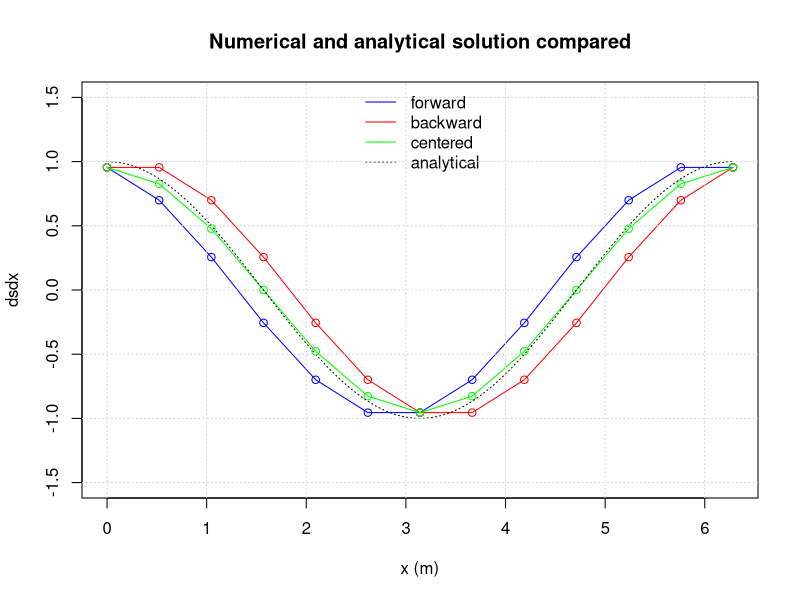
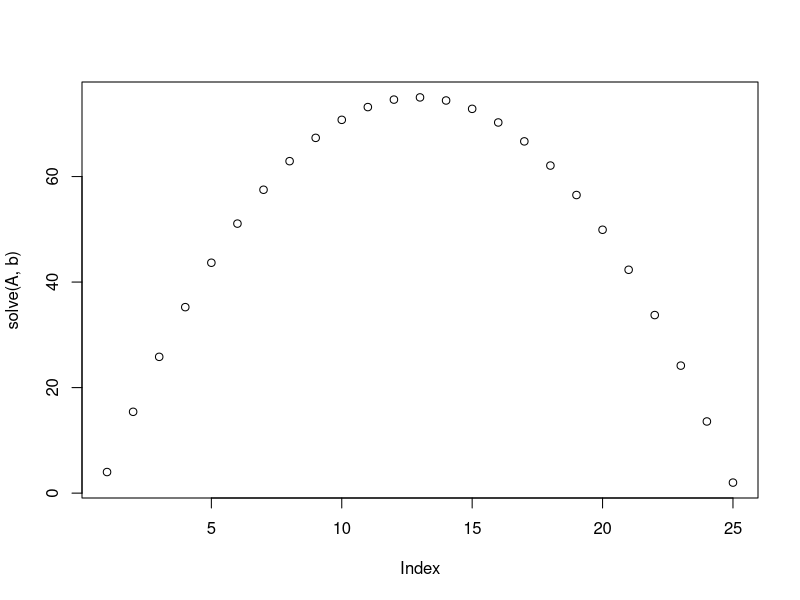
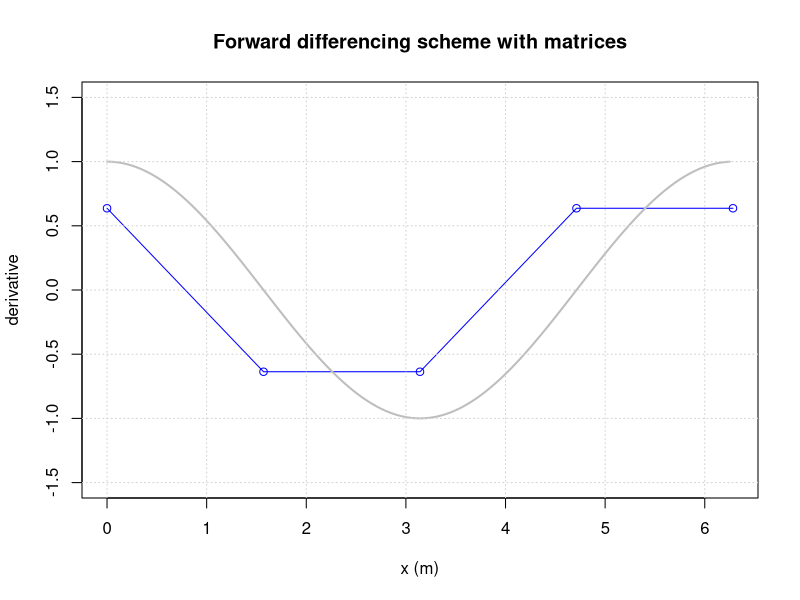
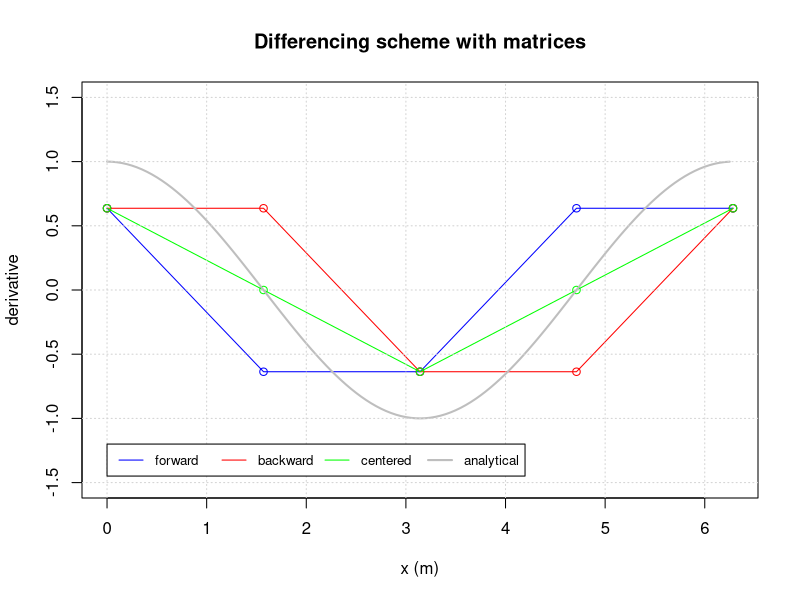
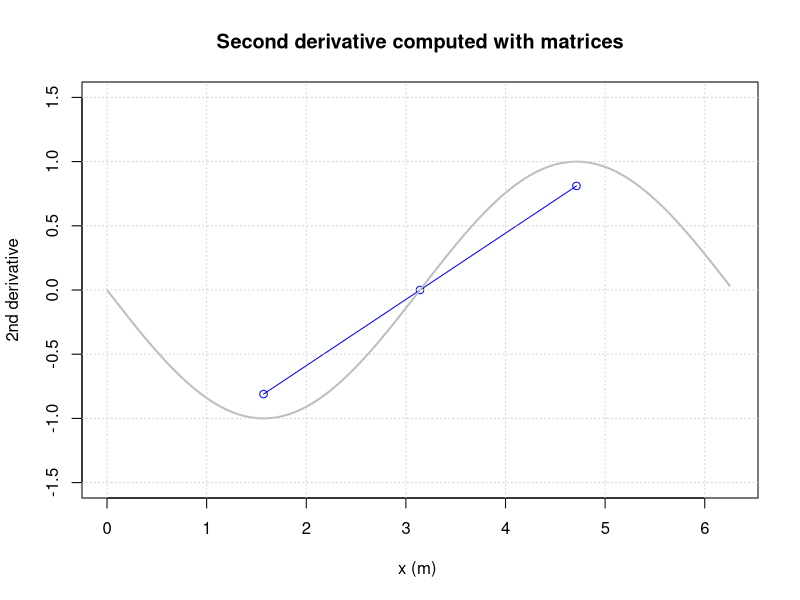
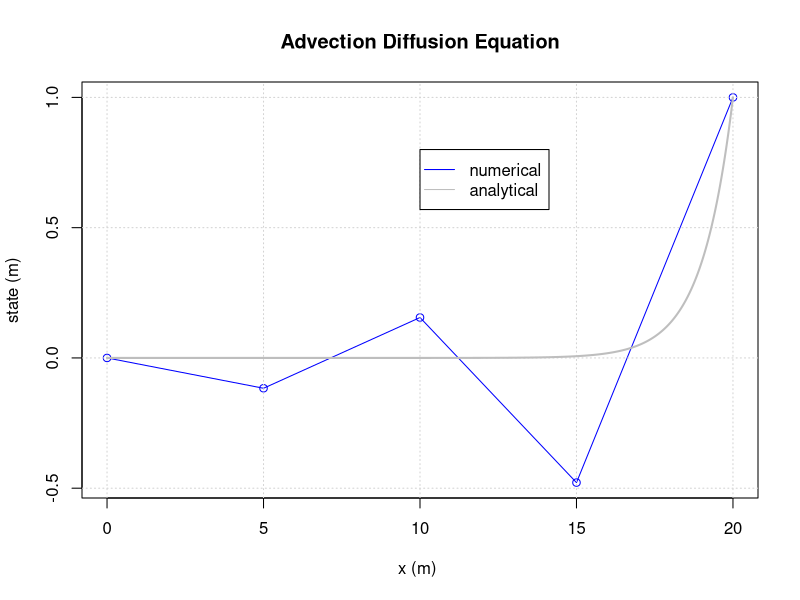
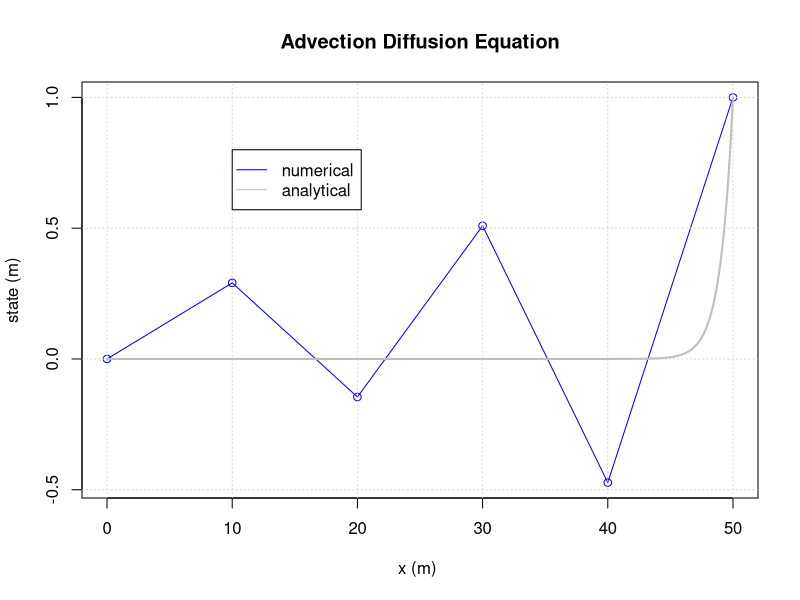
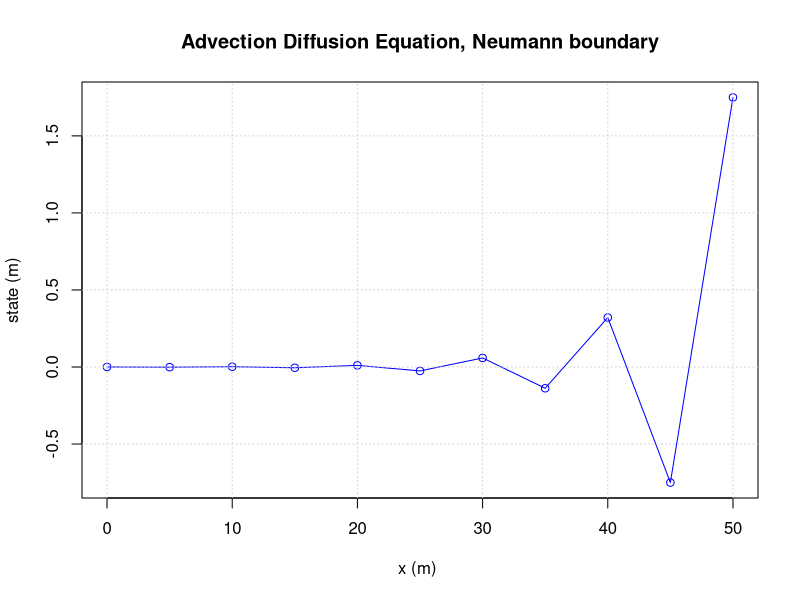

R code for these plots, in order:
## ---- chunk 1
# Initial parameter values
left  = 0     # left x-coordinate
right = 2*pi  # right x-coordinate
dx    = pi/6  # delta x; space discretisation 

# Simulation initialisation
space.sequence = seq(left, right, by=dx)
dsdx.forward = rep(0, length(space.sequence))
dsdx.backward = rep(0, length(space.sequence))
dsdx.centered = rep(0, length(space.sequence))
s = sin(space.sequence)

# Add the calculations of forward, backward, centered derivative below.

# The work out in the three lines below is based on ranges; rows are moved compared to each other. 
# This is the most efficient way of coding this issue. 
dsdx.forward [1:(length(s)-1)] = (s[2:length(s)] - s[1:(length(s)-1)]) / dx
dsdx.backward[2:length(s)]     = (s[2:length(s)] - s[1:(length(s)-1)]) / dx
dsdx.centered[2:(length(s)-1)] = (s[3:length(s)] - s[1:(length(s)-2)]) / (2*dx)

# An alternative way would be by means of a loop (which gives the same answer): 
for (i in 1:length(s)-1)
{
 dsdx.forward[i]= (s[i+1] - s[i]) / dx
}

# Add the boundaries on the left
dsdx.backward[1] = (s[2]-s[1]) / dx
dsdx.centered[1] = (s[2]-s[1]) / dx

# Add the boundaries on the right
dsdx.forward [length(s)] = (s[length(s)]-s[length(s)-1]) / dx
dsdx.centered[length(s)] = (s[length(s)]-s[length(s)-1]) / dx

# Plotting
plot(space.sequence, dsdx.forward, type='o', xlab="x (m)", ylab="dsdx", ylim = c(-1.5, 1.5), col="blue")
lines(space.sequence, dsdx.backward, type='o', col="red")
lines(space.sequence, dsdx.centered, type='o', col="green")
space.sequence = seq(left, right, by=0.01)
analyt.state = cos(space.sequence)
lines(space.sequence, analyt.state, col='black', lty=3)
legend("top", legend=c("forward", "backward", "centered", "analytical"), col=c("blue", "red", "green", "black"), lty=c(1,1,1,3), bty="n")
title(main='Numerical and analytical solution compared')
grid()
## ---- chunk 2
M = matrix (c(1, 2, 3, 4, 5, 6) , nrow=2)
print(M)
## ---- chunk 3
M[1,2]= 100
M[1, ]= c(10, 11, 12)
M[ ,2]= c(-1 ,-2)
## ---- chunk 4
M = matrix(c(1, 2, 3, 4, 5, 6), nrow=2 , ncol=3)
## ---- chunk 5
M = matrix(c(1, 2, 3, 4, 5, 6) , nrow=2 , ncol=2)
## ---- chunk 6
M = matrix(c(1, 2, 3, 4, 5, 6) , nrow=2 , ncol=4)
## ---- chunk 7
M = matrix(c(1, 2, 3, 4, 5, 6) , nrow=2 , ncol=3 , byrow=TRUE)
## ---- chunk 8
M = matrix(0, nrow=5, ncol=7)
for(i in 1:nrow(M)) {
  for(j in 1:ncol(M)) {
    M[i,j]=i+j
  }
}
print(M)
## ---- chunk 9
M = matrix(0,nrow=3,ncol=5)
for(i in 1:nrow(M)) {
  for(j in 1:ncol(M)){
    M[i,j]=10*i+j
  }
}
print(M)
## ---- chunk 10
M = matrix(0,nrow=5,ncol=5)
for(i in 1:nrow(M)) {
  for(j in 1:ncol(M)){
    M[i,j]=abs(i-j)
  }
}
print(M)
## ---- chunk 11
A = matrix(c(1,0,0,0,0,-1,2,-1,0,0,0,-1,2,-1,0,0,0,-1,2,-1,0,0,0,0,1),nrow=5,ncol=5,byrow=TRUE)
b = matrix(c(4,1,1,1,2),nrow=5)
print(solve(A,b))
## ---- chunk 12
N = 5
A = matrix(0,nrow=N,ncol=N)
b = rep(1,length=N)
## ---- chunk 13
N      = 25
A      = matrix(0,nrow=N,ncol=N)
b      = rep(1,length=N)
A[1,1] = 1
b[1]   = 4
b[N]   = 2
A[N,N] = 1
for(i in 2:(N-1)){
  A[i,i  ] = 2
  A[i,i-1] = -1
  A[i,i+1] = -1
}
print(solve(A,b))
plot(solve(A,b))
## ---- chunk 14
M=matrix(0,nrow=3,ncol=3)
# bring flux between 1and 2 in matrix
M[1,1] = M[1,1]-7
M[1,2] = M[1,2]+7
M[2,2] = M[2,2]-7
M[2,1] = M[2,1]+7
# bring flux between 1 and 3 in matrix
M[1,1] = M[1,1]-5
M[1,3] = M[1,3]+5
M[3,3] = M[3,3]-5
M[3,1] = M[3,1]+5
# bring flux between 2 and 3 in matrix
M[2,2] = M[2,2]-8
M[2,3] = M[2,3]+8
M[3,3] = M[3,3]-8
M[3,2] = M[3,2]+8
# bring in the boundary condition
M[1,]  = 0
M[1,1] = 1
# right hand side
b = c(2,-1,-2)
print(solve(M,b))
## ---- chunk 15
M=matrix(0,nrow=3,ncol=3)
# bring flux between 1and 2 in matrix
M[1,1] = M[1,1]-7
M[1,2] = M[1,2]+7
M[2,2] = M[2,2]-7
M[2,1] = M[2,1]+7
# bring flux between 1 and 3 in matrix
M[1,1] = M[1,1]-5
M[1,3] = M[1,3]+5
M[3,3] = M[3,3]-5
M[3,1] = M[3,1]+5
# bring flux between 2 and 3 in matrix
M[2,2] = M[2,2]-8
M[2,3] = M[2,3]+8
M[3,3] = M[3,3]-8
M[3,2] = M[3,2]+8
# bring in the boundary condition
M[1,]  = 0
M[1,1] = 1
# right hand side
b = c(2,0,0)
print(solve(M,b))
## ---- chunk 16
rm(list=ls()) 

# setting up initial parameters
dx    = pi/2
left  = 0
right = 2*pi
xcoor = seq(left, right, by=dx) # builds a list of all coordinates

M = matrix(0, nrow=length(xcoor), ncol=length(xcoor)) # an empty matrix for the differencing scheme
v = rep(0, length(xcoor))

s = sin(xcoor) # the original sinus series that needs to be differentiated

# populating vector and matrix
nx = length(xcoor)
for (j in 1:(nx-1))
{
  M[j,j+1] = +1/dx
  M[j,j]   = -1/dx
}
M[nx,nx]   = +1/dx
M[nx,nx-1] = -1/dx

# Apply the derivative operator using matrix multiplication.
v = M %*% s

# plotting
N = length(xcoor)
plot(xcoor, v, ylab="derivative", xlab="x (m)", type='o', col='blue', ylim = c(-1.5,1.5), xlim = c(0,2*pi)) # numerical approximation
x_sol = seq(left, right, by=0.05)
lines(x_sol, cos(x_sol), type='l', col="grey", lwd=2)
title(main='Forward differencing scheme with matrices')
grid()
## ---- chunk 17
rm(list=ls()) 

# setting up initial parameters
dx    = pi/2
left  = 0
right = 2*pi
xcoor = seq(left, right, by=dx) # builds a list of all coordinates

M_forward = matrix(0, nrow=length(xcoor), ncol=length(xcoor)) # an empty matrix 
v_forward = rep(0, length(xcoor))

M_backward = matrix(0, nrow=length(xcoor), ncol=length(xcoor)) # an empty matrix 
v_backward = rep(0, length(xcoor))

M_centered = matrix(0, nrow=length(xcoor), ncol=length(xcoor)) # an empty matrix 
v_centered = rep(0, length(xcoor))

s = sin(xcoor) # the original sinus series that needs to be differentiated

# populating vector and matrix
nx = length(xcoor)

# forward
for (j in 1:(nx-1))
{
  M_forward[j,j+1] = +1/dx
  M_forward[j,j]   = -1/dx
}
M_forward[nx,nx]   = +1/dx
M_forward[nx,nx-1] = -1/dx

# backward
M_backward[1,2] = +1/dx
M_backward[1,1] = -1/dx
for (j in 2:nx)
{
  M_backward[j,j]   = +1/dx
  M_backward[j,j-1] = -1/dx
}

# centered
M_centered[1,2] = +1/dx
M_centered[1,1] = -1/dx
for (j in 2:(nx-1))
{
  M_centered[j,j+1] = +1/(2*dx)
  M_centered[j,j-1] = -1/(2*dx)
}
M_centered[nx,nx]   = +1/dx
M_centered[nx,nx-1] = -1/dx

# Apply the derivative operator using matrix multiplication.
v_forward  = M_forward  %*% s
v_backward = M_backward %*% s
v_centered = M_centered %*% s

# plotting
N = length(xcoor)
plot(xcoor, v_forward, ylab="derivative", xlab="x (m)", type='o', col='blue', ylim = c(-1.5,1.5), xlim = c(0, 2*pi)) # numerical approximation
lines(xcoor, v_backward, type='o', col='red') # numerical approximation
lines(xcoor, v_centered, type='o', col='green') # numerical approximation
x_sol = seq(left, right, by=0.05)
lines(x_sol, cos(x_sol), type='l', col="grey", lwd=2)
title(main='Differencing scheme with matrices')
grid()
legend(0,-1.2,c("forward","backward","centered","analytical"),col=c("blue","red","green","grey"),lwd=c(1,1,1,2),horiz=TRUE,cex=0.8)
## ---- chunk 18
#forward
forward_rate=mean(c(0.47/1,0.23/0.47,0.096/0.19,0.049/0.096))
centered_rate=mean(c(0.22/1,0.065/0.22,0.011/0.044,0.0026/0.011))
## ---- chunk 19
# WHOOP WHOOP NEW CODE
## ---- chunk 20
rm(list=ls()) 

# setting up initial parameters
dx    = pi/2
left  = 0
right = 2*pi
xcoor = seq(left,right, by=dx) # builds a list of all coordinates
s = sin(xcoor)

nx = length(xcoor)

M = matrix(0, nrow=nx, ncol=nx) # an empty matrix for the differencing scheme

# populating vector and matrix
for (j in 2:(nx-1))
{
  M[j,j+1] = 1/(dx^2)
  M[j,j  ] = -2/(dx^2)
  M[j,j-1] = 1/(dx^2)
}

# Compute the second derivative
v = M %*% s

# plotting
plot(xcoor[2:(nx-1)], v[2:(nx-1)], ylab="2nd derivative", xlab="x (m) ", type='o', col='blue', ylim=c(-1.5,1.5), xlim = c(0,2*pi)) # numerical approximation
x_sol = seq(left,right,by=0.05)
lines(x_sol,-sin(x_sol),type='l', col="grey",lwd=2)
title(main='Second derivative computed with matrices')
grid()
## ---- chunk 21
dx    = 5    # step size
D     = 5    # diffusion coefficient
u     = 5    # advection coefficient
bl    = 0    # left boundary
br    = 1    # right boundary
n     = 5    # amount of nodes

left  = 0    # left coordinate
xcoor = seq(left,dx*(n-1), by=dx)

v     = c()  # build an empty vector for the derivatives
M     = matrix(0, nrow=length(xcoor), ncol=length(xcoor)) 

for(j in 2:(length(xcoor)-1))
{
  M[j,j-1] = u/(2*dx) + D/(dx^2)
  M[j,j  ] = -2*D/(dx^2)
  M[j,j+1] = -u/(2*dx) + D/(dx^2)
  v[j]     = 0
}

# Left boundary
M[1,1] = 1
v[1]   = bl

# Right boundary
M[n,n] = 1
v[n]   = br

# Solve the system
s = solve(M,v)

print(M)
## ---- chunk 22
dx    = 5    # step size
D     = 5    # diffusion coefficient
u     = 5    # advection coefficient
bl    = 0    # left boundary
br    = 1    # right boundary
n     = 5    # amount of nodes

left  = 0    # left coordinate
xcoor = seq(left,dx*(n-1), by=dx)

v     = c()  # build an empty vector for the derivatives
M     = matrix(0, nrow=length(xcoor), ncol=length(xcoor)) 

for(j in 2:(length(xcoor)-1))
{
  M[j,j-1] = u/(2*dx) + D/(dx^2)
  M[j,j  ] = -2*D/(dx^2)
  M[j,j+1] = -u/(2*dx) + D/(dx^2)
  v[j]     = 0
}

# Left boundary
M[1,1] = 1
v[1]   = bl

# Right boundary
M[n,n] = 1
v[n]   = br

# Solve the system
s = solve(M,v)

# Plotting
plot(xcoor,s,ylab="state (m)",xlab="x (m) ",type='o',col='blue')
title(main='Advection Diffusion Equation')
grid()

# Calculate and plot the analytical solution
L = dx*(n-1)
xcooranalyt = seq(0,L, by=0.01)
sanalyt = c()
Danalyt = D
uanalyt = u
Peanalyt = uanalyt*L/Danalyt

for(j in 1:(length(xcooranalyt)))
{
  sanalyt[j] = bl+(exp(xcooranalyt[j]*Peanalyt/L)-1.)/(exp(Peanalyt)-1.)*(br-bl)
}

lines(xcooranalyt,sanalyt,col="grey",lwd=2) # analytical solution
legend(10, 0.8, c("numerical", "analytical"), col = c("blue","grey"), lty = c(1,1), pch = c(-1,-1))
## ---- chunk 23
dx    = 10   # step size
D     = 5    # diffusion coefficient
u     = 5    # advectio coefficient
bl    = 0    # left boundary
br    = 1    # right boundary

left  = 0    # left coordinate
right = 50
xcoor = seq(left,right, by=dx)

v     = c()  # build an empty vector for the derivatives
M     = matrix(0,nrow=length(xcoor),ncol=length(xcoor)) 

for(j in 2:(length(xcoor)-1))
{
  M[j,j-1] = u/(2*dx) + D/(dx^2)
  M[j,j  ] = -2*D/(dx^2)
  M[j,j+1] = -u/(2*dx) + D/(dx^2)
  v[j]     = 0
}
# Left boundary
M[1,1] = 1
v[1]   = bl

# Right boundary
n = length(xcoor)
M[n,n] = 1
v[n]   = br

# Solve the system
s = solve(M,v)

# Plotting
plot(xcoor,s,ylab="state (m)",xlab="x (m) ",type='o',col='blue')
title(main='Advection Diffusion Equation')
grid()

# Calculate and plot the analytical solution
L = dx*(n-1)
xcooranalyt = seq(0,L, by=0.01)
sanalyt = c()
Danalyt = D
uanalyt = u
Peanalyt = uanalyt*L/Danalyt

for(j in 1:(length(xcooranalyt)))
{
  sanalyt[j] = bl+(exp(xcooranalyt[j]*Peanalyt/L)-1.)/(exp(Peanalyt)-1.)*(br-bl)
}

lines(xcooranalyt,sanalyt,col="grey",lwd=2) # analytical solution
legend(10, 0.8, c("numerical", "analytical"), col = c("blue","grey"), lty = c(1,1), pch = c(-1,-1))
## ---- chunk 24
dx    = 5    # step size
D     = 5    # diffusion coefficient
u     = 5    # advection coefficient
bl    = 0    # left boundary
br    = dx/2 # right boundary

left  = 0    # left coordinate
right = 50
xcoor = seq(left,right, by=dx)
N     = length(xcoor)

v     = c()  # build an empty vector for the derivatives
M     = matrix(0,nrow=length(xcoor),ncol=length(xcoor)) 

for(j in 2:(length(xcoor)-1))
{
  M[j,j-1] = u/(2*dx) + D/(dx^2)
  M[j,j  ] = -2*D/(dx^2)
  M[j,j+1] = -u/(2*dx) + D/(dx^2)
  v[j]     = 0
}

# Left boundary
M[1,1] = 1
v[1]   = bl

# Right boundary

M[N,N]   = 1
M[N,N-1] = -1
v[N]     = br

# Solve the system
s = solve(M,v)

# Plotting
plot(xcoor,s,ylab="state (m)",xlab="x (m) ",type='o',col='blue')
title(main='Advection Diffusion Equation, Neumann boundary')
grid()
